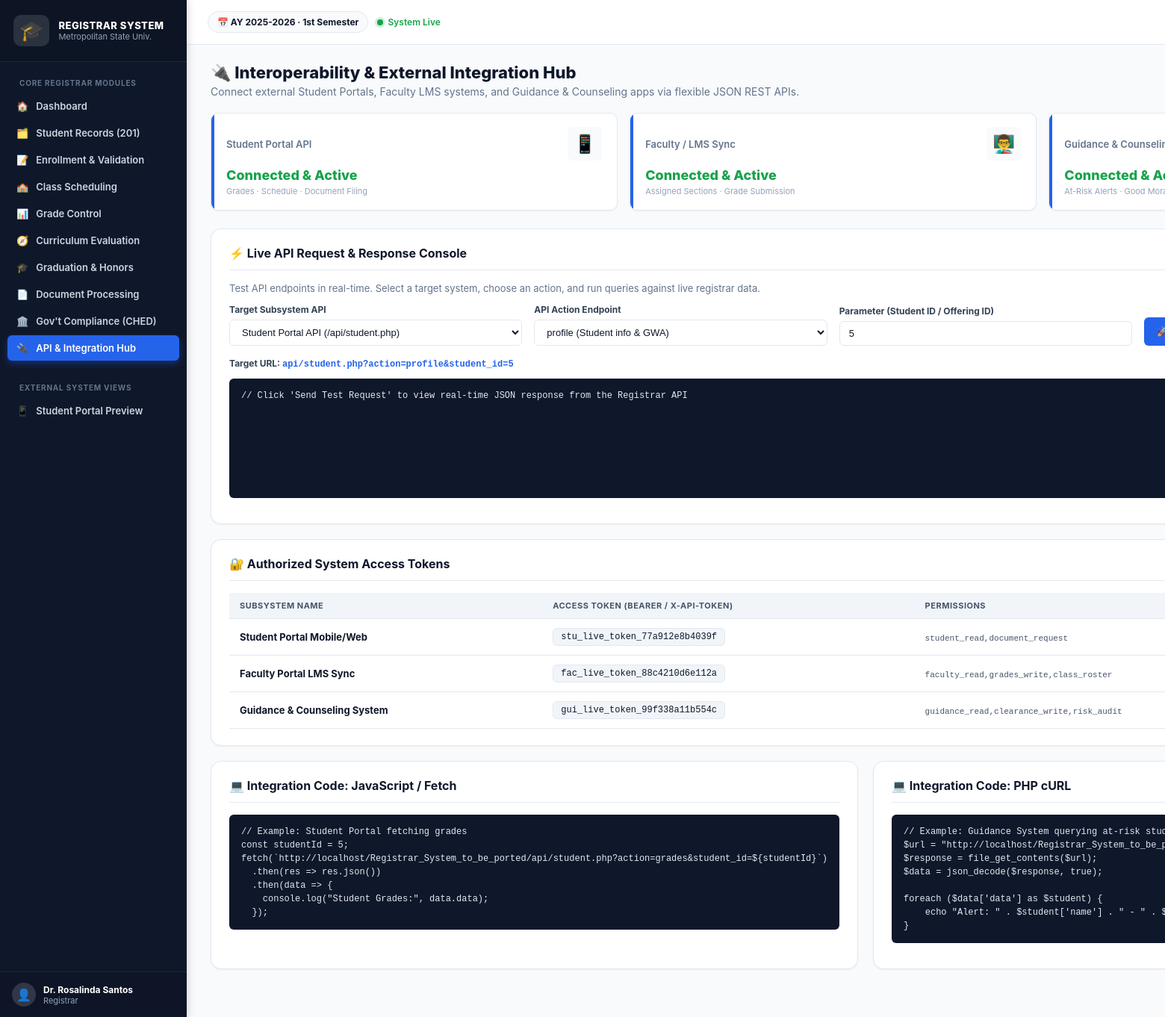
/integration_hub.php, run on the app's committed database.
### tables this page shows
CREATE TABLE `settings` (
  `key` varchar(50) NOT NULL,
  `value` text NOT NULL,
  `description` varchar(255) DEFAULT NULL,
  PRIMARY KEY (`key`)
);

CREATE TABLE `user` (
  `id` int(11) NOT NULL AUTO_INCREMENT,
  `student_id_number` varchar(30) DEFAULT NULL,
  `name` varchar(150) NOT NULL,
  `email` varchar(150) NOT NULL,
  `password` varchar(255) NOT NULL,
  `role` enum('admin','registrar','student','faculty','guidance') NOT NULL DEFAULT 'student',
  `status` enum('active','inactive') NOT NULL DEFAULT 'active',
  `created_at` datetime NOT NULL DEFAULT current_timestamp(),
  PRIMARY KEY (`id`),
  UNIQUE KEY `email` (`email`),
  UNIQUE KEY `student_id_number` (`student_id_number`)
);

### integration_hub.php (the view, shortened to what this page needs)
<?php
require 'config.php';
$tokens = $pdo->query("SELECT * FROM api_tokens ORDER BY id ASC")->fetchAll();
$students = $pdo->query("SELECT id, student_id_number, name FROM `user` WHERE role = 'student' ORDER BY name ASC LIMIT 10")->fetchAll();
?>
<!doctype html>
<html lang="en">
<head>
  <link rel="stylesheet" href="dashboard.css">
</head>
<body class="dashboard-body">
  <?php render_sidebar('integration_hub.php'); ?>
  <div class="dash-main">
    <?php render_topbar($pdo, 'Integration Hub'); ?>
    <div class="dash-content">
      <div class="dash-heading-row">
        <div>
          <h1 class="dash-heading">🔌 Interoperability &amp; External Integration Hub</h1>
          <p class="dash-subheading">Connect external Student Portals, Faculty LMS systems, and Guidance &amp; Counseling apps via flexible JSON REST APIs.</p>
        </div>
      </div>
      <div class="dash-stats">
        <div class="dash-stat-card">
          <div class="dash-stat-top">
            <div class="dash-stat-label">Student Portal API</div>
            <div class="dash-stat-icon">📱</div>
          </div>
          <div class="dash-stat-value" style="font-size:18px;color:var(--success);">Connected &amp; Active</div>
          <div class="dash-stat-sub">Grades &middot; Schedule &middot; Document Filing</div>
        </div>
        <div class="dash-stat-card">
          <div class="dash-stat-top">
            <div class="dash-stat-label">Faculty / LMS Sync</div>
            <div class="dash-stat-icon">👨‍🏫</div>
          </div>
          <div class="dash-stat-value" style="font-size:18px;color:var(--success);">Connected &amp; Active</div>
          <div class="dash-stat-sub">Assigned Sections &middot; Grade Submission</div>
        </div>
        <div class="dash-stat-card">
          <div class="dash-stat-top">
            <div class="dash-stat-label">Guidance &amp; Counseling</div>
          </div>
          <div class="dash-stat-value" style="font-size:18px;color:var(--success);">Connected &amp; Active</div>
          <div class="dash-stat-sub">At-Risk Alerts &middot; Good Moral Clearance</div>
        </div>
      </div>
      <div class="dash-panel">
        <div class="dash-panel-header">
          <h2>⚡ Live API Request &amp; Response Console</h2>
        </div>
        <p style="font-size:13px;color:#64748b;margin-top:0;">
          Test API endpoints in real-time. Select a target system, choose an action, and run queries against live registrar data.
        </p>
        <div class="form-grid" style="align-items:flex-end;">
          <div class="form-group">
            <label>Target Subsystem API</label>
            <select id="apiSystemSelect" onchange="updateActionOptions()">
              <option value="student">Student Portal API (/api/student.php)</option>
            </select>
          </div>
          <div class="form-group">
            <label>API Action Endpoint</label>
            <select id="apiActionSelect">
            </select>
          </div>
          <div class="form-group">
            <label>Parameter (Student ID / Offering ID)</label>
            <input type="text" id="apiParamInput" value="<?php echo $students[0]['id'] ?? 5; ?>" placeholder="e.g. 5">
          </div>
          <div>
            <button type="button" class="btn btn-primary" onclick="executeApiTest()" style="height:38px;">🚀 Send Test Request</button>
          </div>
        </div>
        <div style="margin-top:16px;">
          <div style="font-size:12px;font-weight:700;color:#334155;margin-bottom:6px;">Target URL: <span id="targetUrlDisplay" style="font-family:monospace;color:var(--accent);"></span></div>
          <pre id="apiConsoleOutput" class="code-block" style="min-height:160px;max-height:360px;">// Click 'Send Test Request' to view real-time JSON response from the Registrar API</pre>
        </div>
      </div>
      <div class="dash-panel">
        <div class="dash-panel-header">
          <h2>🔐 Authorized System Access Tokens</h2>
        </div>
        <div class="table-responsive">
          <table class="table-simple">
            <thead>
              <tr>
                <th>Subsystem Name</th>
                <th>Access Token (Bearer / X-API-Token)</th>
                <th>Permissions</th>
              </tr>
            </thead>
            <tbody>
              <?php foreach ($tokens as $t): ?>
              <tr>
                <td><strong><?php echo htmlspecialchars($t['system_name']); ?></strong></td>
                <td><span class="token-chip"><?php echo htmlspecialchars($t['token']); ?></span></td>
                <td><span style="font-family:monospace;font-size:11px;color:#475569;"><?php echo htmlspecialchars($t['permissions']); ?></span></td>
              </tr>
              <?php endforeach; ?>
            </tbody>
          </table>
        </div>
      </div>
      <div class="dash-grid-equal">
        <div class="dash-panel">
          <div class="dash-panel-header">
            <h2>💻 Integration Code: JavaScript / Fetch</h2>
          </div>
          <pre class="code-block">// Example: Student Portal fetching grades
const studentId = 5;
fetch(`http://localhost/Registrar_System_to_be_ported/api/student.php?action=grades&student_id=${studentId}`)
  .then(res => res.json())
  .then(data => {
    console.log("Student Grades:", data.data);
  });</pre>
        </div>
        <div class="dash-panel">
          <div class="dash-panel-header">
            <h2>💻 Integration Code: PHP cURL</h2>
          </div>
          <pre class="code-block">// Example: Guidance System querying at-risk students
$url = "http://localhost/Registrar_System_to_be_ported/api/guidance.php?action=at_risk_students";
$response = file_get_contents($url);
$data = json_decode($response, true);
foreach ($data['data'] as $student) {
    echo "Alert: " . $student['name'] . " - " . $student['academic_status'] . "\n";
}</pre>
        </div>
      </div>
    </div>
  </div>
</body>
</html>

### config.php (shortened to what this page needs)
<?php
function get_setting(PDO $pdo, string $key, string $default = ''): string
{
    $stmt = $pdo->prepare("SELECT `value` FROM `settings` WHERE `key` = ?");
    $stmt->execute([$key]);
    $val = $stmt->fetchColumn();
    $result = ($val !== false && $val !== null) ? (string)$val : $default;
    return $result;
}
function render_sidebar(string $activePage): void
{
    $navItems = [
        ['file' => 'admin_dashboard.php',        'icon' => '🏠', 'label' => 'Dashboard'],
        ['file' => 'student_records.php',        'icon' => '🗂️', 'label' => 'Student Records (201)'],
        ['file' => 'enrollment_validation.php',  'icon' => '📝', 'label' => 'Enrollment & Validation'],
        ['file' => 'class_scheduling.php',       'icon' => '🏫', 'label' => 'Class Scheduling'],
        ['file' => 'grade_control.php',          'icon' => '📊', 'label' => 'Grade Control'],
        ['file' => 'curriculum_evaluation.php',  'icon' => '🧭', 'label' => 'Curriculum Evaluation'],
        ['file' => 'graduation_audit.php',       'icon' => '🎓', 'label' => 'Graduation & Honors'],
        ['file' => 'document_processing.php',    'icon' => '📄', 'label' => 'Document Processing'],
        ['file' => 'government_compliance.php',  'icon' => '🏛️', 'label' => 'Gov\'t Compliance (CHED)'],
        ['file' => 'integration_hub.php',        'icon' => '🔌', 'label' => 'API & Integration Hub'],
    ];
    $currentUser = $_SESSION['user_name'] ?? 'Registrar';
    $role = $_SESSION['user_role'] ?? 'registrar';
    echo '<aside class="dash-sidebar">';
    echo '  <div class="dash-brand">';
    echo '    <span class="cap-logo">🎓</span>';
    echo '    <div class="brand-text">';
    echo '      <div class="brand-title">REGISTRAR SYSTEM</div>';
    echo '      <div class="brand-sub">Metropolitan State Univ.</div>';
    echo '    </div>';
    echo '  </div>';
    echo '  <nav class="dash-nav">';
    echo '    <div class="nav-section-title">CORE REGISTRAR MODULES</div>';
    foreach ($navItems as $item) {
        $isActive = ($activePage === $item['file']) ? ' active' : '';
        echo '    <a href="' . htmlspecialchars($item['file']) . '" class="' . $isActive . '">';
        echo '      <span class="ic">' . $item['icon'] . '</span> ' . htmlspecialchars($item['label']);
        echo '    </a>';
    }
    echo '    <div class="nav-section-title" style="margin-top:14px;">EXTERNAL SYSTEM VIEWS</div>';
    $studActive = ($activePage === 'student_dashboard.php') ? ' active' : '';
    echo '    <a href="student_dashboard.php" class="' . $studActive . '">';
    echo '      <span class="ic">📱</span> Student Portal Preview';
    echo '    </a>';
    echo '  </nav>';
    echo '  <div class="dash-sidebar-footer">';
    echo '    <div class="user-chip">';
    echo '      <div class="avatar-circle">👤</div>';
    echo '      <div class="user-info">';
    echo '        <div class="user-name">' . htmlspecialchars($currentUser) . '</div>';
    echo '        <div class="user-role">' . htmlspecialchars(ucfirst($role)) . '</div>';
    echo '      </div>';
    echo '    </div>';
    echo '  </div>';
    echo '</aside>';
}
function render_topbar(PDO $pdo, string $title = 'Registrar Portal'): void
{
    $sy = get_setting($pdo, 'current_school_year', '2025-2026');
    $sem = get_setting($pdo, 'current_semester', '1st Semester');
    echo '<header class="dash-topbar">';
    echo '  <div class="topbar-left">';
    echo '    <span class="term-pill">📅 AY ' . htmlspecialchars($sy) . ' &middot; ' . htmlspecialchars($sem) . '</span>';
    echo '    <span class="system-status-indicator"><span class="pulse-dot"></span> System Live</span>';
    echo '  </div>';
    echo '</header>';
}

### data on the page
settings: value "2025-2026"
settings: value "1st Semester"
user: id "5"

### other printed values
$item['icon'] "🏠"
$item['label'] "Dashboard"
$item['icon'] "🗂️"
$item['label'] "Student Records (201)"
$item['icon'] "📝"
$item['label'] "Enrollment & Validation"
$item['icon'] "🏫"
$item['label'] "Class Scheduling"
$item['icon'] "📊"
$item['label'] "Grade Control"
$item['icon'] "🧭"
$item['label'] "Curriculum Evaluation"
$item['icon'] "🎓"
$item['label'] "Graduation & Honors"
$item['icon'] "📄"
